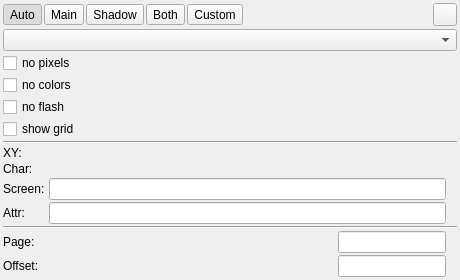
<?xml version="1.0" encoding="UTF-8"?>
<ui version="4.0">
 <class>ZXScrWidget</class>
 <widget class="QWidget" name="ZXScrWidget">
  <property name="geometry">
   <rect>
    <x>0</x>
    <y>0</y>
    <width>460</width>
    <height>270</height>
   </rect>
  </property>
  <property name="windowTitle">
   <string>Form</string>
  </property>
  <layout class="QVBoxLayout" name="layScrMain">
   <property name="spacing">
    <number>3</number>
   </property>
   <property name="leftMargin">
    <number>3</number>
   </property>
   <property name="topMargin">
    <number>3</number>
   </property>
   <property name="rightMargin">
    <number>3</number>
   </property>
   <property name="bottomMargin">
    <number>3</number>
   </property>
   <item>
    <layout class="QHBoxLayout" name="layScrTop">
     <property name="spacing">
      <number>2</number>
     </property>
     <item>
      <widget class="QToolButton" name="tbScrAuto">
       <property name="toolTip">
        <string>Follow the screen on air</string>
       </property>
       <property name="text">
        <string>Auto</string>
       </property>
       <property name="checkable">
        <bool>true</bool>
       </property>
       <property name="checked">
        <bool>true</bool>
       </property>
      </widget>
     </item>
     <item>
      <widget class="QToolButton" name="tbScrMain">
       <property name="toolTip">
        <string>Normal screen (page 5)</string>
       </property>
       <property name="text">
        <string>Main</string>
       </property>
       <property name="checkable">
        <bool>true</bool>
       </property>
      </widget>
     </item>
     <item>
      <widget class="QToolButton" name="tbScrShadow">
       <property name="toolTip">
        <string>Shadow screen (page 7)</string>
       </property>
       <property name="text">
        <string>Shadow</string>
       </property>
       <property name="checkable">
        <bool>true</bool>
       </property>
      </widget>
     </item>
     <item>
      <widget class="QToolButton" name="tbScrBoth">
       <property name="toolTip">
        <string>Both screens at once</string>
       </property>
       <property name="text">
        <string>Both</string>
       </property>
       <property name="checkable">
        <bool>true</bool>
       </property>
      </widget>
     </item>
     <item>
      <widget class="QToolButton" name="tbScrCustom">
       <property name="toolTip">
        <string>Any page at any offset</string>
       </property>
       <property name="text">
        <string>Custom</string>
       </property>
       <property name="checkable">
        <bool>true</bool>
       </property>
      </widget>
     </item>
     <item>
      <spacer name="spacerScrTop">
       <property name="orientation">
        <enum>Qt::Horizontal</enum>
       </property>
       <property name="sizeHint" stdset="0">
        <size>
         <width>0</width>
         <height>20</height>
        </size>
       </property>
      </spacer>
     </item>
     <item>
      <widget class="QToolButton" name="tbScrDetach">
       <property name="toolTip">
        <string>Show in its own window</string>
       </property>
       <property name="icon">
        <iconset resource="../../xpeccy.qrc">
         <normaloff>:/images/display.png</normaloff>:/images/display.png</iconset>
       </property>
       <property name="checkable">
        <bool>true</bool>
       </property>
      </widget>
     </item>
    </layout>
   </item>
   <item>
    <layout class="QHBoxLayout" name="layScrBody">
     <property name="spacing">
      <number>5</number>
     </property>
     <item>
      <layout class="QVBoxLayout" name="layScrOpts">
       <property name="spacing">
        <number>2</number>
       </property>
       <item>
        <widget class="QComboBox" name="cbScrZoom">
         <property name="toolTip">
          <string>Pixels per dot</string>
         </property>
         <property name="frame">
          <bool>true</bool>
         </property>
        </widget>
       </item>
       <item>
        <widget class="QCheckBox" name="cbScrPix">
         <property name="toolTip">
          <string>Attributes only</string>
         </property>
         <property name="text">
          <string>no pixels</string>
         </property>
        </widget>
       </item>
       <item>
        <widget class="QCheckBox" name="cbScrAtr">
         <property name="toolTip">
          <string>Pixels only</string>
         </property>
         <property name="text">
          <string>no colors</string>
         </property>
        </widget>
       </item>
       <item>
        <widget class="QCheckBox" name="cbScrFlash">
         <property name="toolTip">
          <string>Hold the flash still</string>
         </property>
         <property name="text">
          <string>no flash</string>
         </property>
        </widget>
       </item>
       <item>
        <widget class="QCheckBox" name="cbScrGrid">
         <property name="toolTip">
          <string>Dim every other cell</string>
         </property>
         <property name="text">
          <string>show grid</string>
         </property>
        </widget>
       </item>
       <item>
        <widget class="Line" name="lineScrOne">
         <property name="orientation">
          <enum>Qt::Horizontal</enum>
         </property>
        </widget>
       </item>
       <item>
        <layout class="QGridLayout" name="layScrInfo">
         <property name="horizontalSpacing">
          <number>4</number>
         </property>
         <property name="verticalSpacing">
          <number>2</number>
         </property>
         <item row="0" column="0">
          <widget class="QLabel" name="labScrXYCap">
           <property name="toolTip">
            <string>Position in pixels</string>
           </property>
           <property name="text">
            <string>XY:</string>
           </property>
          </widget>
         </item>
         <item row="0" column="1" colspan="2">
          <widget class="QLabel" name="labScrXY">
           <property name="toolTip">
            <string>Position in pixels</string>
           </property>
           <property name="text">
            <string></string>
           </property>
           <property name="alignment">
            <set>Qt::AlignRight|Qt::AlignVCenter</set>
           </property>
          </widget>
         </item>
         <item row="1" column="0">
          <widget class="QLabel" name="labScrCharCap">
           <property name="toolTip">
            <string>Position in character cells</string>
           </property>
           <property name="text">
            <string>Char:</string>
           </property>
          </widget>
         </item>
         <item row="1" column="1" colspan="2">
          <widget class="QLabel" name="labScrChar">
           <property name="toolTip">
            <string>Position in character cells</string>
           </property>
           <property name="text">
            <string></string>
           </property>
           <property name="alignment">
            <set>Qt::AlignRight|Qt::AlignVCenter</set>
           </property>
          </widget>
         </item>
         <item row="2" column="0">
          <widget class="QLabel" name="labScrPixCap">
           <property name="toolTip">
            <string>Pixel byte address. Type to find</string>
           </property>
           <property name="text">
            <string>Screen:</string>
           </property>
          </widget>
         </item>
         <item row="2" column="1" alignment="Qt::AlignRight">
          <layout class="QHBoxLayout" name="leScrLay">
           <property name="spacing">
            <number>0</number>
           </property>
           <item>
            <widget class="xHexSpin" name="leScr">
             <property name="toolTip">
              <string>Pixel byte address. Type to find</string>
             </property>
            </widget>
           </item>
          </layout>
         </item>
         <item row="2" column="2">
          <widget class="QLabel" name="labScrBit">
           <property name="toolTip">
            <string>Which bit the dot is</string>
           </property>
           <property name="text">
            <string></string>
           </property>
           <property name="indent">
            <number>0</number>
           </property>
          </widget>
         </item>
         <item row="3" column="0">
          <widget class="QLabel" name="labScrAtrCap">
           <property name="toolTip">
            <string>Attribute byte address. Type to find</string>
           </property>
           <property name="text">
            <string>Attr:</string>
           </property>
          </widget>
         </item>
         <item row="3" column="1" alignment="Qt::AlignRight">
          <layout class="QHBoxLayout" name="leAtrLay">
           <property name="spacing">
            <number>0</number>
           </property>
           <item>
            <widget class="xHexSpin" name="leAtr">
             <property name="toolTip">
              <string>Attribute byte address. Type to find</string>
             </property>
            </widget>
           </item>
          </layout>
         </item>
         <item row="4" column="0" colspan="3">
          <widget class="Line" name="lineScrTwo">
           <property name="orientation">
            <enum>Qt::Horizontal</enum>
           </property>
          </widget>
         </item>
         <item row="5" column="0">
          <widget class="QLabel" name="labScrPageCap">
           <property name="toolTip">
            <string>16K page in hex</string>
           </property>
           <property name="text">
            <string>Page:</string>
           </property>
          </widget>
         </item>
         <item row="5" column="1" alignment="Qt::AlignRight">
          <widget class="xHexSpin" name="leScrPage">
           <property name="toolTip">
            <string>16K page in hex</string>
           </property>
          </widget>
         </item>
         <item row="6" column="0">
          <widget class="QLabel" name="labScrOfsCap">
           <property name="toolTip">
            <string>Screen start in the page</string>
           </property>
           <property name="text">
            <string>Offset:</string>
           </property>
          </widget>
         </item>
         <item row="6" column="1" alignment="Qt::AlignRight">
          <widget class="xHexSpin" name="leScrAdr">
           <property name="toolTip">
            <string>Screen start in the page</string>
           </property>
          </widget>
         </item>
        </layout>
       </item>
       <item>
        <spacer name="spacerScrOpts">
         <property name="orientation">
          <enum>Qt::Vertical</enum>
         </property>
         <property name="sizeHint" stdset="0">
          <size>
           <width>20</width>
           <height>10</height>
          </size>
         </property>
        </spacer>
       </item>
      </layout>
     </item>
    </layout>
   </item>
  </layout>
 </widget>
 <customwidgets>
  <customwidget>
   <class>xHexSpin</class>
   <extends>QLineEdit</extends>
   <header location="global">stdlib.h</header>
  </customwidget>
 </customwidgets>
 <resources>
  <include location="../../xpeccy.qrc"/>
 </resources>
 <connections/>
</ui>
